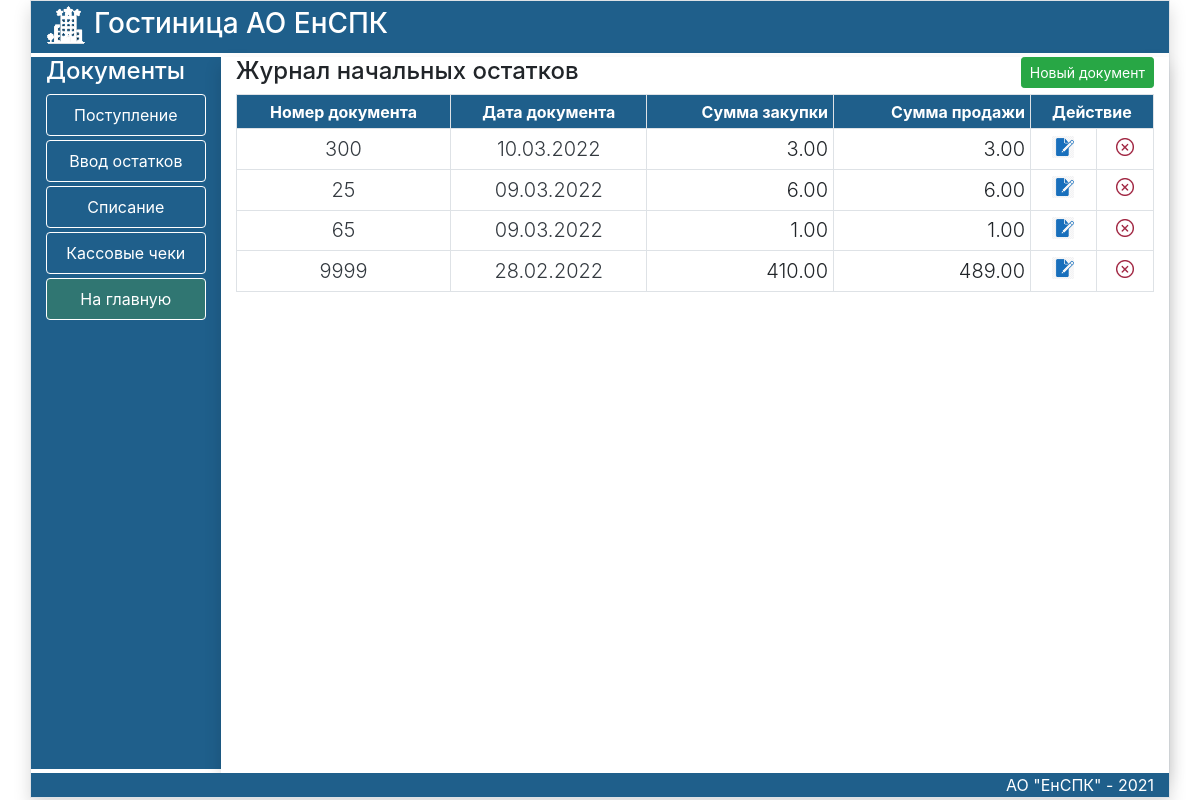
Page /InitialDoc on the committed database.
### trade/models.py (models this page shows, shortened)
class Doc(models.Model):
    nomerdoc=models.CharField(max_length=20,verbose_name="Номер документв")
    datadoc=models.DateField(verbose_name='Дата документа')
    updated_at = models.DateTimeField(auto_now=True, verbose_name='Создан')
    created_at = models.DateTimeField(auto_now_add=True, verbose_name='Обновлен')
    dealer=models.ForeignKey(Saler,verbose_name='Поставщик',on_delete=models.PROTECT)
    buytotal=models.DecimalField(max_digits=8,decimal_places=2,default=0.00)
    saletotal=models.DecimalField(max_digits=8,decimal_places=2,default=0.00)
    transaction=models.BooleanField(verbose_name='Проведен',default=False)
    typedoc=models.ForeignKey(TypeDoc,verbose_name='Тип документа',on_delete=models.PROTECT)
    class Meta:
        verbose_name='Документ'
        verbose_name_plural='Документы'

### trade/views.py (the view)
# urls.py: path('InitialDoc',InitialDoc,name='InitialDoc'),
def InitialDoc(request):
    InitialDoc=Doc.objects.filter(typedoc=2).order_by('-datadoc')
    return render(request, 'trade/InitialDocs.html', {'title': 'Ввод начальных остатков','doc':InitialDoc})

### trade/templates/trade/InitialDocs.html
{% extends 'trade/DocPage.html' %}
{% load static %}
{% block LinkArea %}
<h4 class="text-white">Документы</h4>
     <a href="{% url 'Good' %}" class="btn btn-secondary border border-white  nav-link mb-1 btnblack">Поступление </a>
       <a href="{% url 'InitialDoc' %}" class="btn btn-secondary border border-white  nav-link mb-1 btnblack">Ввод остатков</a>
<a href="{% url 'Create' 'Unit' %}" class="btn btn-secondary border border-white  nav-link mb-1 btnblack">Списание </a>
<a href="{% url 'Create' 'Saler' %}" class="btn btn-secondary border border-white  nav-link mb-1 btnblack">Кассовые чеки </a>
<a href="{% url 'home' %}" class="btn btn-secondary border border-white  nav-link mb-1 addbtn">На главную</a>
{% endblock LinkArea %}
{% block DataArea %}
<div class="row">
 <div class="col-md-12 ">
<h4 >Журнал начальных остатков
    <div class="text-end d-inline-block float-right"><a href="{% url 'CreateInitialDoc' %}" class="btn btn-success  btn-sm    mb-1  ">Новый документ </a></div>
</h4>
<div class="scrolltable ">
    <table class="table table-sm table-bordered mt-0 " >
    <tr>
        <th class="btnblack  textcenter" >Номер документа</th>
        <th class="btnblack  textcenter"  >Дата документа</th>
        <th class="btnblack  textright" >Сумма закупки</th>
        <th class="btnblack  textright " >Сумма продажи</th>
        <th class="btnblack  textcenter " colspan="2">Действие</th>
    </tr>
{% for item in doc %}
    <tr>
        <th class=" lead textcenter text-dark" > {{item.nomerdoc}}</th>
        <th class=" lead textcenter text-dark" >{{item.datadoc|date:"d.m.Y"}}</th>
        <th class=" lead textright">{{item.buytotal}}</th>
        <th class=" lead textright">{{item.saletotal}}</th>
  <td class="text-center pt-0 pb-2 " style="vertical-align:middle"><a href="{% url 'UpdateInitialDoc' item.pk %}" ><img src="{% static 'trade/images/edit2.png' %}" height="22" style="top:10px" title="Редактировать" ></a></td>
  <td class="text-center pt-0 pb-2 " style="vertical-align:middle"><a href="{% url 'DeleteInitialDoc' item.pk %}" ><img src="{% static 'trade/images/delete2.png' %}" height="18" style="top:10px" title="Удалить документ" ></a></td>
    </tr>
{% endfor %}
    </table>
</div>
 </div>
</div>
{% endblock DataArea %}

### trade/static/trade/css/my.css (style rules this page uses)
.btnblack { background-color:RGB(31,95,139); color: white; }
.addbtn { width=30px; background-color:RGB(48,118,114); color: white; }
.scrolltable { display:block; overflow-y: auto; height:75vh; }
.textright { text-align:right; }
.textcenter { text-align:center; }

### rows in the picture
Doc: nomerdoc "300", datadoc "10.03.2022", buytotal "3.00", saletotal "3.00"
Doc: nomerdoc "25", datadoc "09.03.2022", buytotal "6.00", saletotal "6.00"
Doc: nomerdoc "65", datadoc "09.03.2022", buytotal "1.00", saletotal "1.00"
Doc: nomerdoc "9999", datadoc "28.02.2022", buytotal "410.00", saletotal "489.00"
